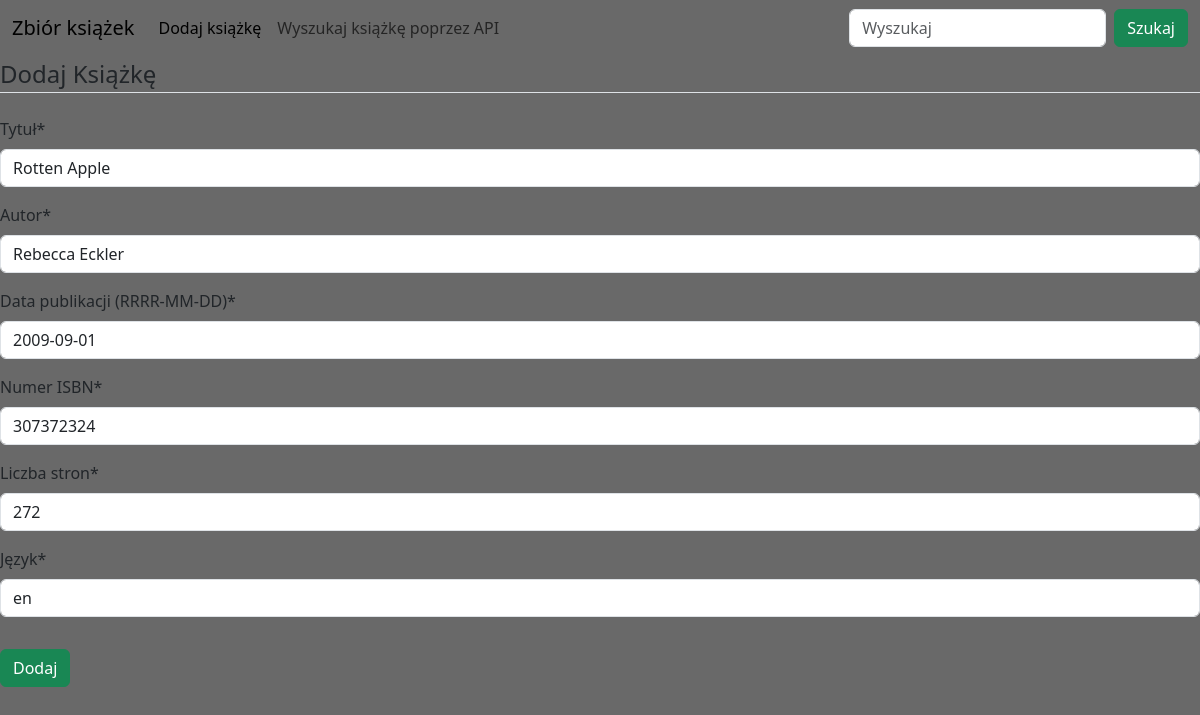
Page /book/17/update/ on the committed database.
### book/models.py (models this page shows, shortened)
class Book(models.Model):
    title = models.CharField(max_length=50, verbose_name="Tytuł")
    author = models.CharField(max_length=50, verbose_name="Autor")
    pub_date = models.DateField(verbose_name="Data publikacji (RRRR-MM-DD)")
    isbn = models.IntegerField(verbose_name="Numer ISBN")
    pages = models.PositiveIntegerField(verbose_name="Liczba stron")
    language = models.CharField(max_length=10, verbose_name="Język")

### book/views.py (the view, shortened to what this page needs)
# urls.py: path('book/<int:pk>/update/', views.BookUpdateView.as_view(), name='book-update'),
class BookUpdateView(UpdateView):
    model = Book
    fields = '__all__'

### book/templates/book/book_form.html (shortened to what this page needs)
{% extends "book/base.html" %}
{% load crispy_forms_tags %}
{% block content %}
<div class="form-group">
    <form method="POST">
        <fieldset class="mb-3">
            <legend class="border-bottom mb-4">Dodaj Książkę</legend>
            {{ form|crispy }}
        </fieldset>
            <button class="btn btn-success" type="submit">Dodaj</button>
    </form>
</div>
{% endblock content %}

### rows in the picture
Book: title "Rotten Apple", author "Rebecca Eckler", pub_date "2009-09-01", isbn "307372324", pages "272", language "en"
